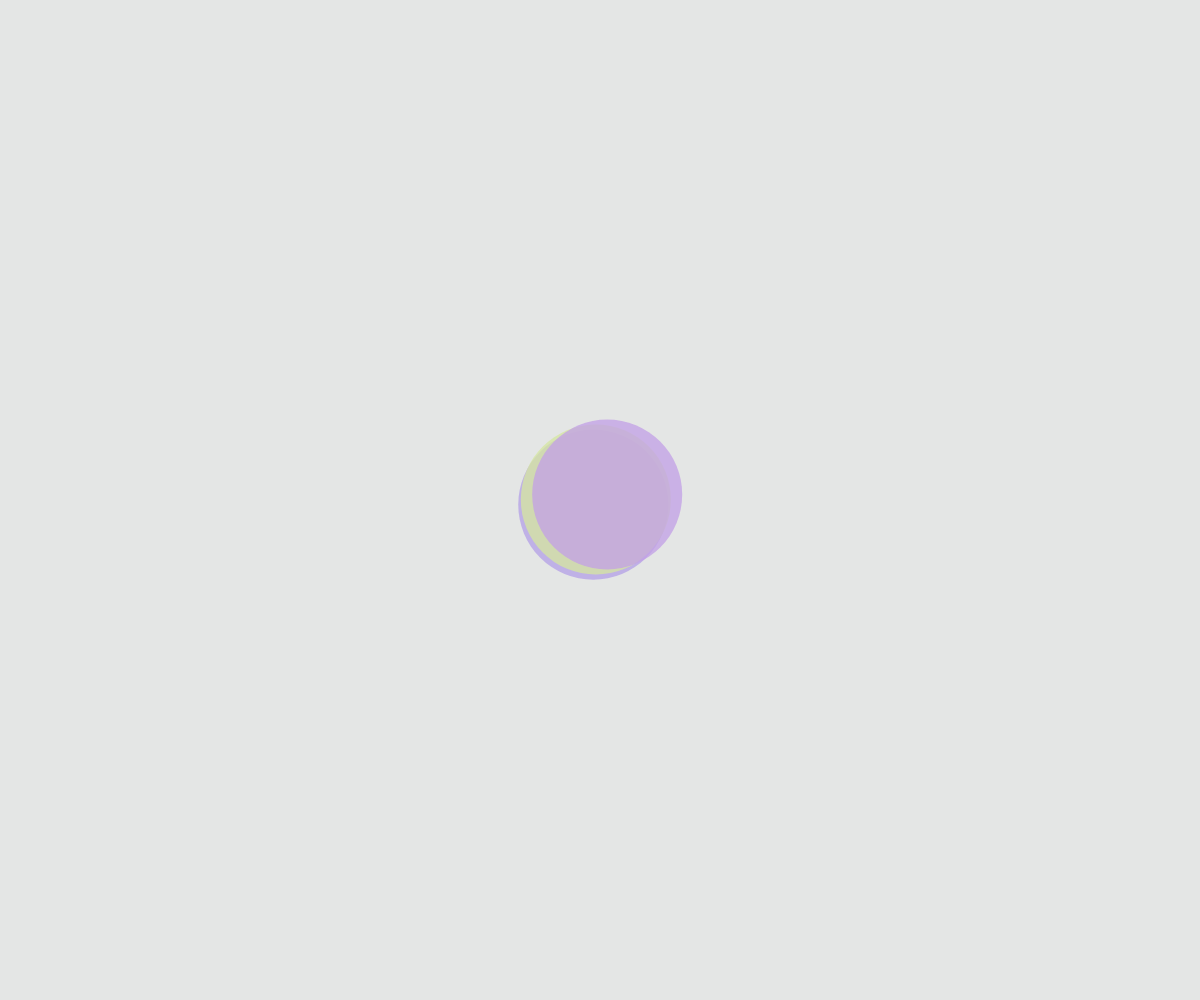
Frame 1 (no input)
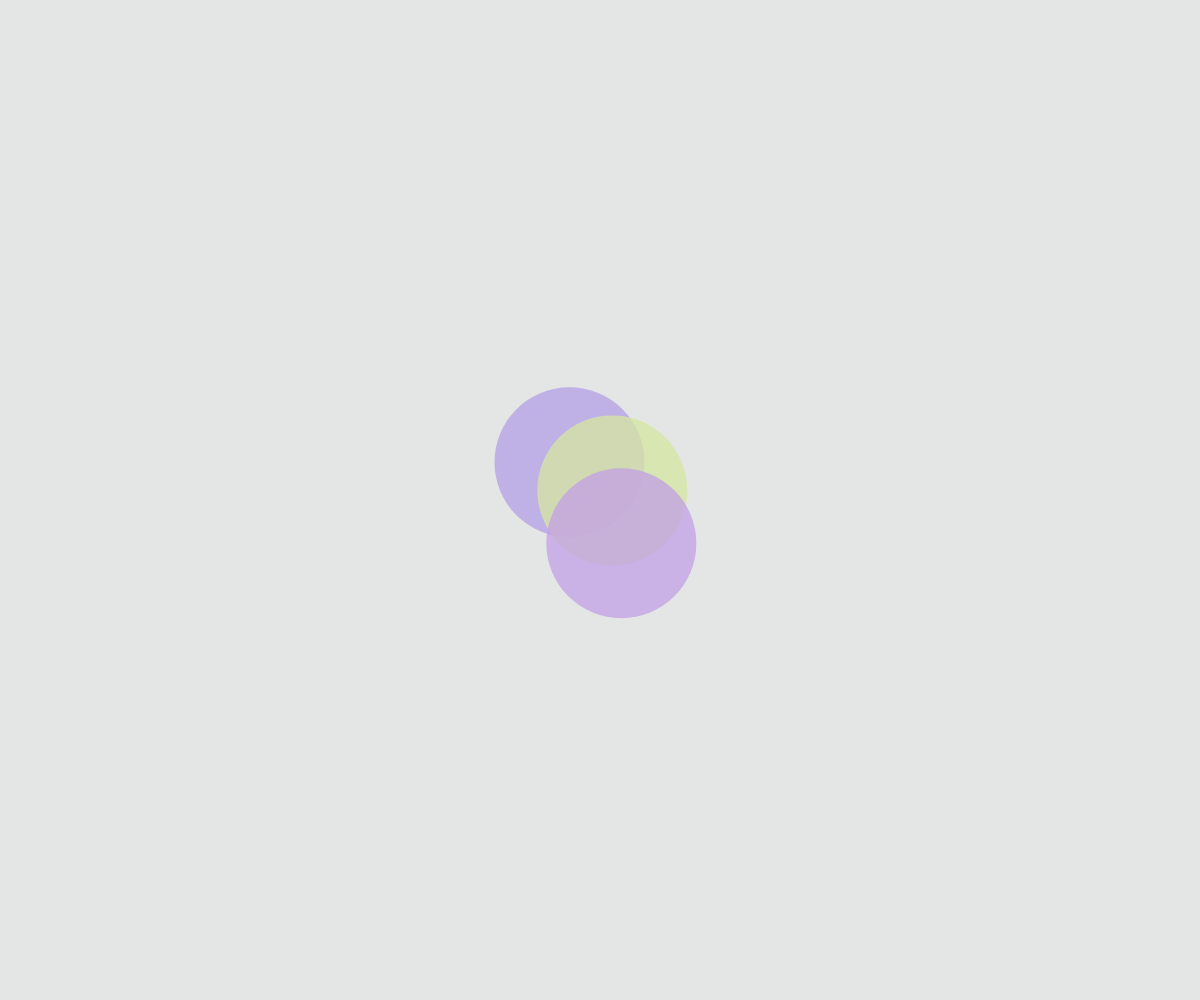
Frame 60 (no input)
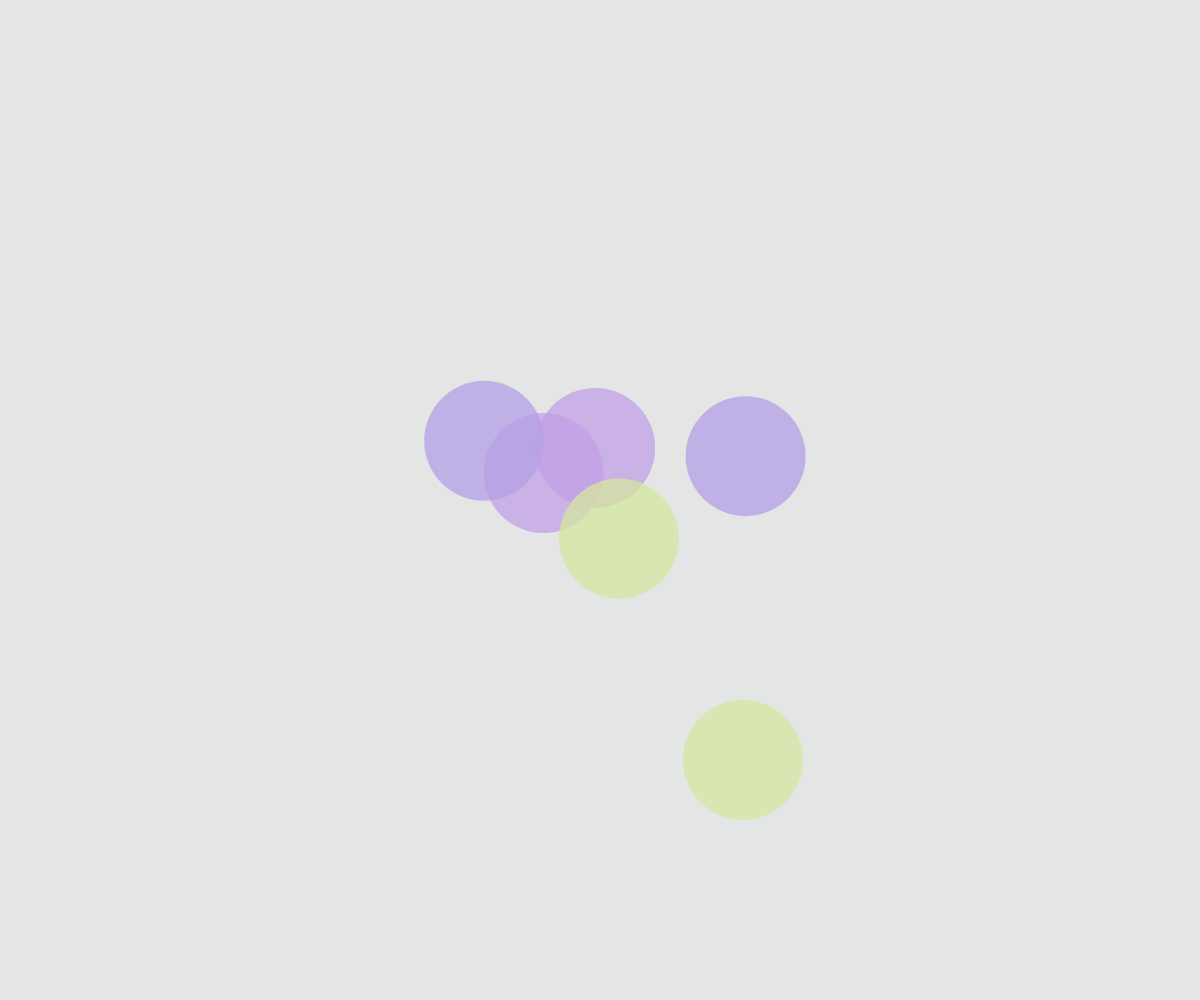
Frame 120 (the mouse pressed at the canvas centre since frame 60)

The p5.js sketch that drew these frames (run headless with seeded random() and noise() and a simulated clock; from frame 60 on, the mouse is pressed at the canvas centre):

// p5.js sketch
// ── sketch.js
let cells = [];

function setup() {
    createCanvas(windowWidth, windowHeight);
    // for (let i = 0; i < 12; i++)
    //     cells.push(new Cell(
    //             createVector(random(width),random(height)),
    //             random(20,50),
    //             color(random(255), 0, random(100, 255))
    //         ));
    colorMode(HSB)
    for (let i = 0; i < 3; i++)
        cells.push(new Cell(
            createVector(width / 2, height / 2),
            150,
            color(random(360),30,90)
        ));

}

function draw() {
    background('#E4E6E5');

    for (let c of cells) {
        c.move();
        c.eating();
        c.wrapping();
        c.show();
    }
    // if(frameCount%50==0){
    // 	let i= Math.floor(random(cells.length));
    // 	let c=cells[i];
    // 	cells.push(c.mitosis());
    //     cells.push(c.mitosis());
    //     cells.splice(i,1);
    // }
    // console.log(cells.length);
}
class Cell {
    constructor(pos, r, col) {
        this.pos = pos;
        this.r = r;
        this.col = col;
        this.col.setAlpha(0.76);
        this.lifespan = 0;
    }
    move() {
        let vel = p5.Vector.random2D();
        vel.mult(this.r/50)
        let temporaryForce = [];
        for (let i = 0; i < cells.length; i++) temporaryForce[i] = createVector();
        vel.mult(0.25);
        this.pos.add(vel);
        for (let c of cells) {
            let d = dist(c.pos.x, c.pos.y, this.pos.x, this.pos.y);
            if (d < 2 * this.r) {
                vel.mult(2);
                temporaryForce[cells.indexOf(c)].add(vel);
                temporaryForce[cells.indexOf(this)].sub(vel);
                // c.pos.add(vel);
                // this.pos.sub(vel);
            } else if (d > 1.5 * this.r && d <= 2.5 * this.r) {
                vel.mult(2);
                // this.pos.add(vel);
                // c.pos.sub(vel);
                temporaryForce[cells.indexOf(this)].add(vel);
                temporaryForce[cells.indexOf(c)].sub(vel);
            }
        }
        for (let i = 0; i < cells.length; i++) {
            temporaryForce[i].limit(4*this.r/50);
            cells[i].pos.add(temporaryForce[i])
        }
    }
    wrapping() {
        if (this.pos.x > width) this.pos.x = 0;
        else if (this.pos.x < 0) this.pos.x = width;
        else if (this.pos.y > height) this.pos.y = 0;
        else if (this.pos.y < 0) this.pos.y = height;
    }
    show() {
        this.lifespan++;
        noStroke();
        fill(this.col);
        ellipse(this.pos.x, this.pos.y, this.r)
    }
    clicked(x, y) {
        let d = dist(this.pos.x, this.pos.y, x, y);
        return d < this.r;

    }
    mitosis() {
        // this.pos.x+=random(-this.r,this.r);
        let cell = new Cell(this.pos.copy(), this.r * 0.8, this.col);
        return cell;
    }
    eating() {
        for (let i = cells.length - 1; i >= 0; i--) {
            let c = cells[i];
            let d = dist(c.pos.x, c.pos.y, this.pos.x, this.pos.y);

            if (d < (this.r + c.r) / 2 && c.col === this.col && c != this && this.lifespan >= 150) {
                this.r= (this.r*1.25+c.r*1.25)/2;
                if (this.r < c.r) {
                    cells.splice(cells.indexOf(this), 1);
                    break;
                } else cells.splice(i, 1);
            }
        }
    }
}

function mousePressed() {
    for (let i = cells.length - 1; i >= 0; i--) {
        // for (let i=0;i<cells.length;i++) {
        let c = cells[i];
        if (c.clicked(mouseX, mouseY) && c.r > 2) {
            cells.push(c.mitosis());
            cells.push(c.mitosis());
            cells.splice(i, 1);
        }
    }
}
